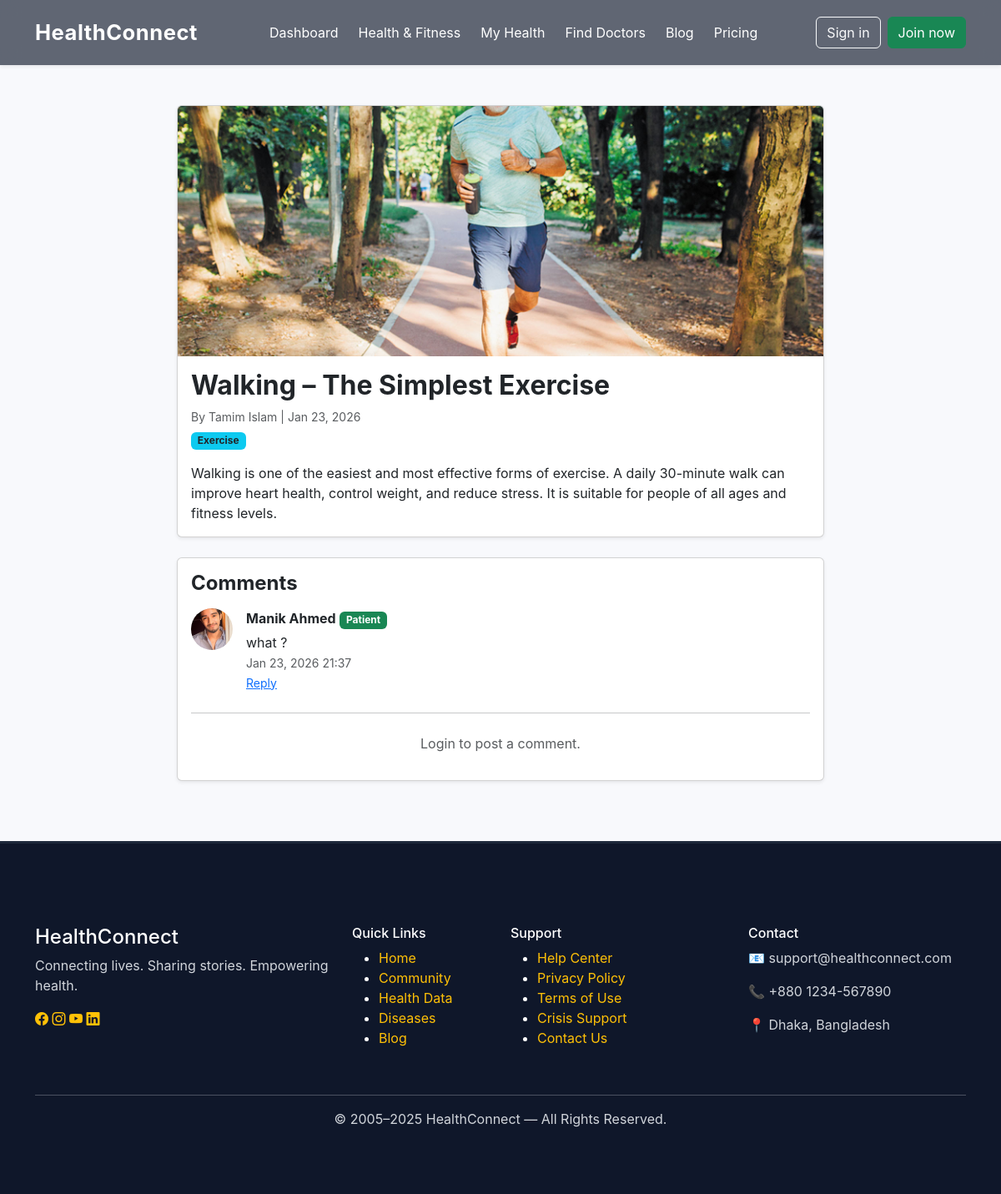
/wellness/9/, run on the app's committed database.
### wellness/models.py (models this page shows, shortened)
class WellnessPost(models.Model):
    title = models.CharField(max_length=200)
    content = models.TextField()
    image = models.ImageField(
        upload_to='wellness/posts/',
        null=True,
        blank=True
    )
    author = models.ForeignKey(
        settings.AUTH_USER_MODEL,
        on_delete=models.CASCADE
    )
    category = models.ForeignKey(
        'WellnessCategory',
        on_delete=models.SET_NULL,
        null=True,
        blank=True
    )
    created_at = models.DateTimeField(auto_now_add=True)
    class Meta:
        ordering = ['-created_at']

class WellnessCategory(models.Model):
    name = models.CharField(max_length=100, unique=True)
    class Meta:
        verbose_name_plural = "Wellness Categories"

class WellnessComment(models.Model):
    post = models.ForeignKey(
        WellnessPost,
        related_name='comments',
        on_delete=models.CASCADE
    )
    user = models.ForeignKey(
        settings.AUTH_USER_MODEL,
        on_delete=models.CASCADE
    )
    parent = models.ForeignKey(
        "self",
        null=True,
        blank=True,
        related_name="replies",
        on_delete=models.CASCADE
    )
    comment = models.TextField()
    created_at = models.DateTimeField(auto_now_add=True)

### accounts/models.py (models this page shows, shortened)
class CustomUser(AbstractUser):
    role = models.CharField(
        max_length=20,
        choices=ROLE_CHOICES,
        default="patient"
    )
    first_name = models.CharField(max_length=30, blank=False, null=False)
    last_name = models.CharField(max_length=30, blank=False, null=False)
    degrees = models.CharField(max_length=255, blank=True, null=True)  # e.g. MBBS, FCPS, MD
    position = models.CharField(max_length=100, blank=True, null=True)  # e.g. Professor & Head
    doctor_license = models.CharField(
        max_length=50,
        blank=True,
        null=True
    )
    specialization = models.ManyToManyField(
        "Specialization",
        blank=True,
        help_text="Only for doctors"
    )
    hospital_name = models.CharField(
        max_length=150,
        blank=True,
        null=True
    )
    email = models.EmailField(unique=True)
    about_me = models.TextField(blank=True, null=True)
    phone_number = models.CharField(max_length=20, blank=True, null=True)
    profile_pic = models.ImageField(
        upload_to="profiles/",
        blank=True,
        null=True,
        default="images/doctor.jpg"
    )
    token_id = models.CharField(
        max_length=12,   # Adjust for future growth
        unique=True,
        blank=True,
        editable=False
    )

### wellness/views.py (the view)
# urls.py: path('<int:pk>/', views.wellness_detail, name='wellness_detail'),
def wellness_detail(request, pk):
    post = get_object_or_404(WellnessPost, pk=pk)
    comments = post.comments.filter(parent__isnull=True)  # only top-level comments
    if request.method == 'POST' and request.user.is_authenticated:
        form = WellnessCommentForm(request.POST)
        if form.is_valid():
            parent_id = request.POST.get('parent_id')
            comment = form.save(commit=False)
            comment.user = request.user
            comment.post = post
            if parent_id:
                parent_comment = WellnessComment.objects.get(id=parent_id)
                comment.parent = parent_comment
            comment.save()
            return redirect('wellness_detail', pk=pk)
    else:
        form = WellnessCommentForm()
    return render(request, 'wellness/detail.html', {
        'post': post,
        'comments': comments,
        'form': form,
    })

### blog/context_processors.py (called while the page is built)
def unread_notifications(request):
    if request.user.is_authenticated:
        return {
            "unread_count": request.user.notifications.filter(is_read=False).count()
        }
    return {"unread_count": 0}

### wellness/templates/wellness/detail.html (shortened to what this page needs)
{% extends "base.html" %}
{% load static %}
{% block content %}
<div class="container py-5" style="max-width:800px;">
  <div class="card shadow-sm mb-4">
    {% if post.image %}
    <img src="{{ post.image.url }}" class="card-img-top" alt="{{ post.title }}" style="max-height:300px; object-fit:cover;">
    {% endif %}
    <div class="card-body">
      <h2 class="card-title fw-bold">{{ post.title }}</h2>
      <p class="text-muted mb-1 small">
        By {{ post.author.get_full_name|default:post.author.username }} | {{ post.created_at|date:"M d, Y" }}
      </p>
      {% if post.category %}
      <span class="badge bg-info text-dark mb-3">{{ post.category.name }}</span>
      {% endif %}
      <p class="card-text">{{ post.content }}</p>
    </div>
  </div>
  <div class="card shadow-sm mb-4 p-3">
    <h4 class="fw-bold mb-3">Comments</h4>
    {% for comment in comments %}
    <div class="d-flex mb-3">
        {% if comment.user.profile_pic %}
        <img src="{{ comment.user.profile_pic.url }}" alt="{{ comment.user.get_full_name|default:comment.user.username }}"
             class="rounded-circle me-3" style="width:50px; height:50px; object-fit:cover;">
        {% else %}
        <img src="{% static 'images/default-user.png' %}" alt="Default User"
             class="rounded-circle me-3" style="width:50px; height:50px; object-fit:cover;">
        {% endif %}
        <div class="flex-grow-1">
            <p class="mb-1">
                <b>{{ comment.user.get_full_name|default:comment.user.username }}</b>
                {% if comment.user.role == 'doctor' %}
                    <span class="badge bg-primary">Doctor</span>
                {% elif comment.user.role == 'patient' %}
                    <span class="badge bg-success">Patient</span>
                {% elif comment.user.role == 'analyst' %}
                    <span class="badge bg-warning text-dark">Analyst</span>
                {% endif %}
            </p>
            <p class="mb-0">{{ comment.comment }}</p>
            <small class="text-muted">{{ comment.created_at|date:"M d, Y H:i" }}</small>
            <div>
                <a href="#" class="small text-primary" onclick="document.getElementById('reply-{{ comment.id }}').classList.toggle('d-none'); return false;">Reply</a>
            </div>
        </div>
    </div>
    <hr class="my-2">
    {% empty %}
    <p class="text-muted text-center">No comments yet.</p>
    {% endfor %}
    {% if user.is_authenticated %}
    <form method="post" class="mt-3">
        {% csrf_token %}
        <div class="mb-3">
            {{ form.comment.label_tag }}
            {{ form.comment }}
        </div>
        <button type="submit" class="btn btn-success btn-sm">Post Comment</button>
    </form>
    {% else %}
    <p class="text-muted text-center mt-3">Login to post a comment.</p>
    {% endif %}
  </div>
</div>
{% endblock %}

### static/css/style.css (style rules this page uses)
body { font-family: 'Inter', sans-serif; background: #f8f9fc; margin: 0; padding: 0; }
* { transition: 0.3s ease; }

### data on the page
WellnessPost: image (picture), title "Walking – The Simplest Exercise", author.get_full_name "Tamim Islam", created_at "Jan 23, 2026", category.name "Exercise", content "Walking is one of the easiest and most effective forms of exercise. A daily 30-minute walk can improve heart health, control weight, and reduce stress. It is suitable for people of all ages and fitness levels."
WellnessComment: user.profile_pic (picture), user.get_full_name "Manik Ahmed", shows "Patient", comment "what ?", created_at "Jan 23, 2026 21:37"
